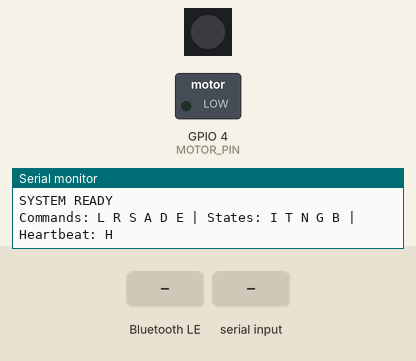
This sketch was run on a simulated ESP32-S3. On the bench: 1 RGB LEDs in strip order, left to right, switched loads named in the sketch (green lamp = pin HIGH), the last lines printed to the serial monitor. Dashed ring = blinking. The test bench sets the inputs (shaded band). Dim RGB values are drawn brighter than linear; nothing arrives over Bluetooth unless stated; a phone connects over Bluetooth LE 3 s after start.

Above: at 2.2 s.
2.3 s: Bluetooth LE write "A" received
At 2.37 s:
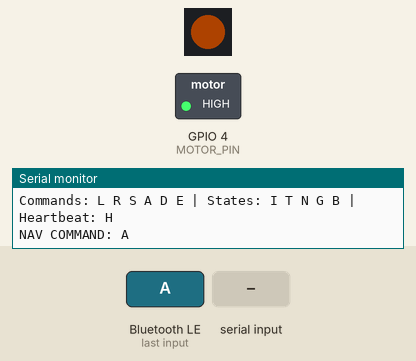
5.3 s: "S\n" received over Serial
At 6.6 s:
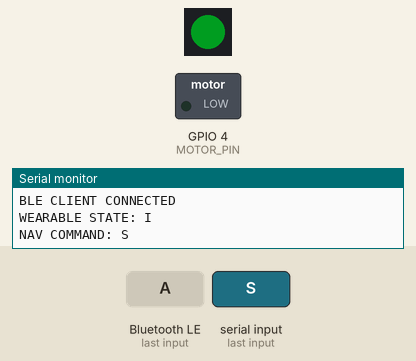
6.9 s: Bluetooth LE write "D" received
At 7.3 s:
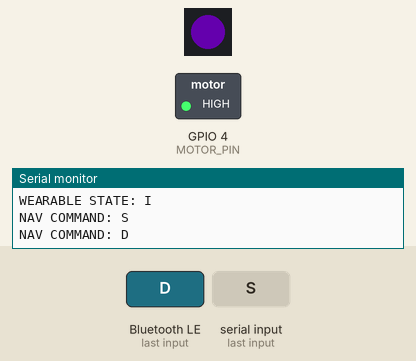
9.9 s: "L\n" received over Serial
At 9.99 s:
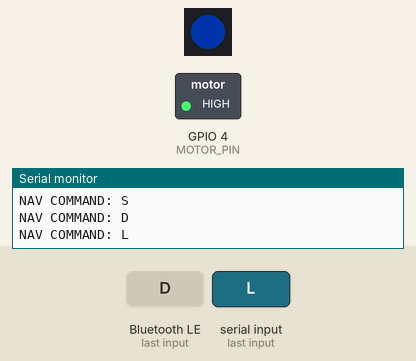
12.9 s: Bluetooth LE write "T" received
At 14.1 s:
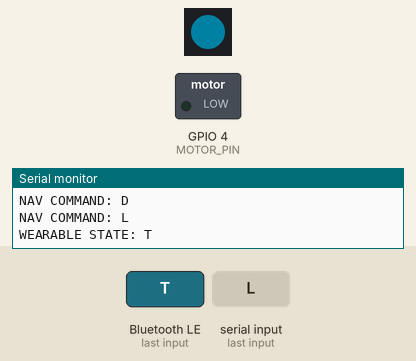
14.7 s: "R\n" received over Serial
At 14.92 s:
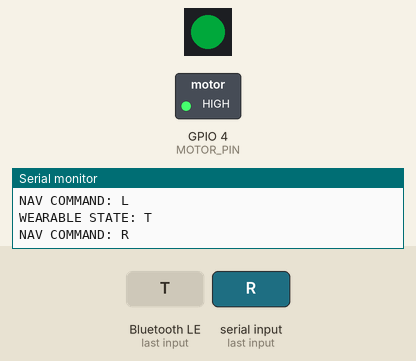
Timing chart, 0 to 17.6 s (numbered marks = the images above; inputs shaded):
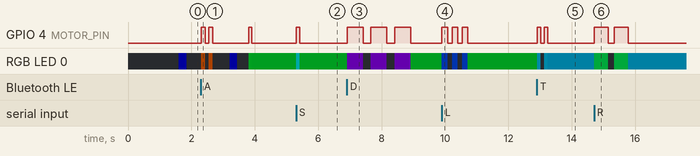

The sketch:

NAVBAND_BLE_USB_RGB_HAPTIC_FIRMWARE.ino
```cpp
#include <Arduino.h>
#include <ctype.h>
#include <Adafruit_NeoPixel.h>
#include <BLEDevice.h>
#include <BLEServer.h>
#include <BLEUtils.h>

// =====================================================
// NAVBAND ESP32-S3 — BLE + USB SERIAL + WEARABLE STATES
// Board: ESP32-S3 SuperMini HW-747
// Motor: GPIO 4 (active HIGH)
// WS2812 RGB: GPIO 48
// Serial: 115200 baud
// =====================================================

#define MOTOR_PIN 4
#define RGB_LED_PIN 48
#define NUM_LEDS 1
#define RGB_BRIGHTNESS 50
#define SERIAL_BAUD 115200

static const char* DEVICE_NAME = "NAV_BAND ESP32";
static const char* SERVICE_UUID = "12345678-1234-1234-1234-1234567890ab";
static const char* CHARACTERISTIC_UUID = "abcdefab-1234-1234-1234-abcdefabcdef";

// Dashboard commands: L R S A D E
// Device states: I=connected idle, T=destination selected,
// N=navigation active, G=GPS fault, B=link fault, H=heartbeat.

Adafruit_NeoPixel pixels(NUM_LEDS, RGB_LED_PIN, NEO_GRB + NEO_KHZ800);
BLECharacteristic* commandCharacteristic = nullptr;

volatile char pendingCommand = '\0';
volatile char pendingState = '\0';
volatile unsigned long lastHeartbeatMs = 0;
volatile bool bleConnected = false;
volatile bool usbSessionActive = false;
volatile bool linkWasEstablished = false;
volatile bool linkLost = false;

String serialBuffer;
char operatingState = 'S'; // S=standby before first connection

// Non-blocking fault-alert scheduler
unsigned long alertNextMs = 0;
uint8_t alertPulseIndex = 0;
bool alertMotorIsOn = false;
unsigned long lastLedUpdateMs = 0;

void setRGB(uint8_t r, uint8_t g, uint8_t b) {
  static uint8_t lastR = 255, lastG = 255, lastB = 255;
  if (r == lastR && g == lastG && b == lastB) return;
  lastR = r; lastG = g; lastB = b;
  pixels.setPixelColor(0, pixels.Color(r, g, b));
  pixels.show();
}

void motorOn()  { digitalWrite(MOTOR_PIN, HIGH); }
void motorOff() { digitalWrite(MOTOR_PIN, LOW); }

void pulsePattern(uint8_t r, uint8_t g, uint8_t b,
                  uint16_t onMs, uint16_t offMs, uint8_t count) {
  for (uint8_t i = 0; i < count; i++) {
    setRGB(r, g, b);
    motorOn();
    delay(onMs);
    motorOff();
    setRGB(0, 0, 0);
    if (i + 1 < count) delay(offMs);
  }
}

void executeCommand(char command) {
  command = (char)toupper((unsigned char)command);
  Serial.print("NAV COMMAND: ");
  Serial.println(command);

  switch (command) {
    case 'L': // LEFT: 3 short pulses
      pulsePattern(0, 80, 255, 180, 140, 3);
      break;
    case 'R': // RIGHT: 2 long pulses
      pulsePattern(0, 220, 80, 450, 180, 2);
      break;
    case 'S': // STRAIGHT: 1 short pulse
      pulsePattern(0, 220, 220, 120, 0, 1);
      break;
    case 'A': // APPROACH: 2 short pulses
      pulsePattern(255, 100, 0, 120, 120, 2);
      break;
    case 'D': // ARRIVED: 3 long pulses
      pulsePattern(150, 0, 255, 500, 250, 3);
      break;
    case 'E': // Manual alert burst: 5 rapid pulses
      pulsePattern(255, 0, 0, 100, 100, 5);
      break;
  }

  motorOff();
  // Restore the status indication on the next loop pass.
}

void setOperatingState(char nextState) {
  if (nextState == operatingState) return;

  operatingState = nextState;
  alertPulseIndex = 0;
  alertMotorIsOn = false;
  alertNextMs = millis();
  motorOff();

  Serial.print("WEARABLE STATE: ");
  Serial.println(operatingState);

  // One-time state confirmation patterns.
  if (operatingState == 'I') {
    pulsePattern(0, 180, 40, 90, 0, 1);       // Connected: one short pulse
  } else if (operatingState == 'T') {
    pulsePattern(0, 180, 220, 100, 120, 2);   // Destination selected: two pulses
  } else if (operatingState == 'N') {
    pulsePattern(0, 180, 220, 80, 0, 1);      // Guidance started: one short pulse
  }

  motorOff();
}

void processIncomingChar(char c) {
  c = (char)toupper((unsigned char)c);

  if (c == 'H') {
    lastHeartbeatMs = millis();
    linkWasEstablished = true;
    if (!bleConnected) usbSessionActive = true;
    if (linkLost) {
      linkLost = false;
      pendingState = 'I';
      Serial.println("DEVICE HEARTBEAT RESTORED");
    }
    return;
  }

  if (c == 'I' || c == 'T' || c == 'N' || c == 'G') {
    lastHeartbeatMs = millis();
    linkWasEstablished = true;
    if (!bleConnected) usbSessionActive = true;
    linkLost = false;
    pendingState = c;
    return;
  }

  if (c == 'L' || c == 'R' || c == 'S' || c == 'A' || c == 'D' || c == 'E') {
    lastHeartbeatMs = millis();
    linkWasEstablished = true;
    if (!bleConnected) usbSessionActive = true;
    pendingCommand = c;
  }
}

void updateFaultAlert(unsigned long now) {
  const bool gpsAlert = (operatingState == 'G');
  const bool linkAlert = (operatingState == 'B');

  if (!gpsAlert && !linkAlert) {
    alertPulseIndex = 0;
    alertMotorIsOn = false;
    motorOff();
    return;
  }

  const uint16_t onMs = linkAlert ? 100 : 120;
  const uint16_t offMs = linkAlert ? 100 : 140;
  const uint16_t gapMs = linkAlert ? 1500 : 2800;
  const uint8_t pulseCount = linkAlert ? 5 : 3;

  // Red for link fault; amber for GPS fault. Blink continues while fault persists.
  const unsigned long blinkPeriod = linkAlert ? 350 : 650;
  const unsigned long blinkOn = linkAlert ? 180 : 260;
  if ((now % blinkPeriod) < blinkOn) {
    if (linkAlert) setRGB(255, 0, 0);
    else setRGB(255, 90, 0);
  } else {
    setRGB(0, 0, 0);
  }

  if ((long)(now - alertNextMs) < 0) return;

  if (alertMotorIsOn) {
    motorOff();
    alertMotorIsOn = false;
    alertNextMs = now + offMs;
    return;
  }

  if (alertPulseIndex < pulseCount) {
    motorOn();
    alertMotorIsOn = true;
    alertPulseIndex++;
    alertNextMs = now + onMs;
  } else {
    alertPulseIndex = 0;
    alertNextMs = now + gapMs;
  }
}

void updateStatusLED(unsigned long now) {
  if (operatingState == 'G' || operatingState == 'B') return;

  switch (operatingState) {
    case 'S': // Powered, not yet connected: slow blue heartbeat
      if (now % 1600 < 250) setRGB(0, 0, 150);
      else setRGB(0, 0, 0);
      break;
    case 'I': // Connected standby
      setRGB(0, 150, 35);
      break;
    case 'T': // Destination selected
    case 'N': // Navigation active
      setRGB(0, 150, 190);
      break;
    default:
      setRGB(0, 0, 0);
      break;
  }
}

class CommandCallbacks : public BLECharacteristicCallbacks {
  void onWrite(BLECharacteristic* characteristic) override {
    // ESP32 Arduino BLE library in this installation returns Arduino String.
    String value = characteristic->getValue();
    for (int i = 0; i < value.length(); i++) {
      processIncomingChar(value.charAt(i));
    }
  }
};

class ServerCallbacks : public BLEServerCallbacks {
  void onConnect(BLEServer* server) override {
    bleConnected = true;
    usbSessionActive = false;
    linkWasEstablished = true;
    linkLost = false;
    lastHeartbeatMs = millis();
    pendingState = 'I';
    Serial.println("BLE CLIENT CONNECTED");
  }

  void onDisconnect(BLEServer* server) override {
    bleConnected = false;
    if (linkWasEstablished) {
      linkLost = true;
      pendingState = 'B';
      Serial.println("BLE LINK LOST — RED ALERT ENABLED");
    }
    BLEDevice::startAdvertising();
  }
};

void setupBLE() {
  BLEDevice::init(DEVICE_NAME);
  BLEServer* server = BLEDevice::createServer();
  server->setCallbacks(new ServerCallbacks());

  BLEService* service = server->createService(SERVICE_UUID);
  commandCharacteristic = service->createCharacteristic(
    CHARACTERISTIC_UUID,
    BLECharacteristic::PROPERTY_WRITE | BLECharacteristic::PROPERTY_WRITE_NR
  );
  commandCharacteristic->setCallbacks(new CommandCallbacks());
  service->start();

  BLEAdvertising* advertising = BLEDevice::getAdvertising();
  advertising->addServiceUUID(SERVICE_UUID);
  advertising->setScanResponse(true);
  advertising->start();

  Serial.print("BLE ADVERTISING: ");
  Serial.println(DEVICE_NAME);
}

void receiveUSBCommands() {
  while (Serial.available() > 0) {
    char c = (char)Serial.read();
    if (c == '\n' || c == '\r') {
      if (serialBuffer.length() > 0) {
        processIncomingChar(serialBuffer.charAt(0));
        serialBuffer = "";
      }
    } else if (isAlpha((unsigned char)c) && serialBuffer.length() < 8) {
      serialBuffer += c;
    }
  }
}

void setup() {
  Serial.begin(SERIAL_BAUD);
  delay(800);

  pinMode(MOTOR_PIN, OUTPUT);
  motorOff();

  pixels.begin();
  pixels.setBrightness(RGB_BRIGHTNESS);
  pixels.clear();
  pixels.show();

  Serial.println();
  Serial.println("========================================");
  Serial.println(" NAVBAND | BLE + USB + FAULT MONITORING");
  Serial.println("========================================");
  Serial.println("Motor: GPIO 4 | RGB: GPIO 48");
  Serial.println("USB Serial: 115200 baud");

  setupBLE();
  setOperatingState('S');
  Serial.println("SYSTEM READY");
  Serial.println("Commands: L R S A D E | States: I T N G B | Heartbeat: H");
}

void loop() {
  receiveUSBCommands();

  // BLE callback updates pending state; apply it safely in the main loop.
  char state = '\0';
  noInterrupts();
  state = pendingState;
  pendingState = '\0';
  interrupts();
  if (state != '\0') setOperatingState(state);

  // A heartbeat is sent by the dashboard every 1.5 seconds.
  // If a previously established BLE/USB link stops responding, latch link fault.
  const unsigned long now = millis();
  if (linkWasEstablished && !linkLost && (bleConnected || usbSessionActive) &&
      (now - lastHeartbeatMs > 5000)) {
    linkLost = true;
    if (!bleConnected) usbSessionActive = false;
    setOperatingState('B');
    Serial.println("LINK HEARTBEAT TIMEOUT — RED ALERT ENABLED");
  }

  char command = '\0';
  noInterrupts();
  command = pendingCommand;
  pendingCommand = '\0';
  interrupts();
  if (command != '\0') executeCommand(command);

  updateFaultAlert(millis());
  updateStatusLED(millis());
  delay(5);
}
```

Measured:
- after the input at 5.3 s, GPIO 4 (MOTOR_PIN): LOW → HIGH at once, → LOW 0.12 s later; RGB LED 0: RGB(0, 29, 6) → RGB(0, 43, 43) at once, → RGB(0, 29, 6) 0.12 s later
- after the input at 6.9 s, GPIO 4 (MOTOR_PIN): alternates HIGH for 0.50 s and LOW for 0.25 s, starting at once; RGB LED 0: RGB(0, 29, 6) → RGB(29, 0, 50) at once, then repeats every 0.75 s: off 0.25 s, RGB(29, 0, 50) 0.50 s
- after the input at 9.9 s, GPIO 4 (MOTOR_PIN): alternates HIGH for 0.18 s and LOW for 0.14 s, 6 changes in all, then stays LOW, starting at once
- after the input at 12.9 s, GPIO 4 (MOTOR_PIN): alternates HIGH for 0.10 s and LOW for 0.12 s, 4 changes in all, then stays LOW, starting at once; RGB LED 0: RGB(0, 29, 6) → RGB(0, 35, 43) at once, → off 0.10 s later, → RGB(0, 35, 43) 0.12 s later, → RGB(0, 29, 37) 0.10 s later
- after the input at 14.7 s, GPIO 4 (MOTOR_PIN): alternates HIGH for 0.45 s and LOW for 0.18 s, 4 changes in all, then stays LOW, starting at once; RGB LED 0: RGB(0, 29, 37) → RGB(0, 43, 15) at once, → off 0.45 s later, → RGB(0, 43, 15) 0.18 s later, → RGB(0, 29, 37) 0.45 s later
